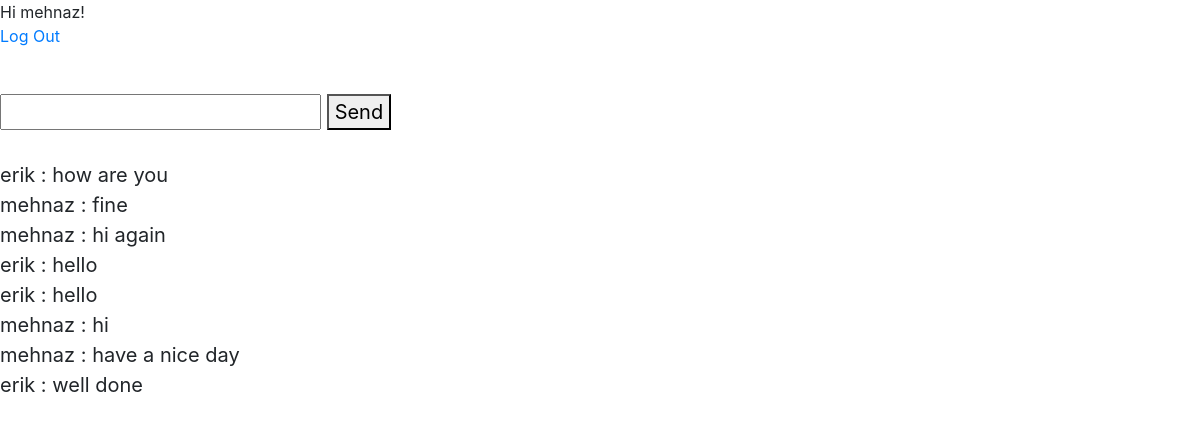
The app's page /room/chat_2/ (signed in) with its own data.
### chatapp/models.py (models this page shows, shortened)
class Message(models.Model):
    content = models.TextField()
    user = models.ForeignKey(User,on_delete=models.CASCADE)
    room = models.ForeignKey(Room,on_delete=models.CASCADE)

### chatapp/views.py (the view)
# urls.py: path('room/<str:slug>/', views.room, name="room"),
def room(request, slug):
    room = Room.objects.get(slug=slug)
    messages = Message.objects.filter(room=room)
    context = {'room':room, 'messages':messages}
    return render(request, 'room.html', context)

### templates/room.html (shortened to what this page needs)
{% extends "base.html" %}
{% block content %}
{% if user.is_authenticated %}
  Hi {{ user.username }}!
  <p><a href="{% url 'logout' %}">Log Out</a></p>
  <div class="chat__item__container" id="id_chat_item_container" style="font-size: 20px">
    <br />
    <input type="text" id="id_message_send_input" />
    <button type="submit" id="id_message_send_button">Send</button>
    <br />
    <br />
    {% for message in messages %}
    {{message.user.username}} : {{message.content}}<br />
    {% endfor %}
</div>
{% else %}
  <p>You are not logged in</p>
  <a href="{% url 'login' %}">Log In</a>
{% endif %}
{% endblock %}

### templates/base.html (shortened to what this page needs)
<!doctype html>
<html lang="en">
  <head>
    <link rel="stylesheet" href="https://cdn.jsdelivr.net/npm/bootstrap@4.4.1/dist/css/bootstrap.min.css">
  </head>
  <body>
    <main>
      {% block content %}
      {% endblock %}
    </main>
  </body>
</html>

### records on screen
Message: user.username "erik", content "how are you"
Message: user.username "mehnaz", content "fine"
Message: user.username "mehnaz", content "hi again"
Message: user.username "erik", content "hello"
Message: user.username "erik", content "hello"
Message: user.username "mehnaz", content "hi"
Message: user.username "mehnaz", content "have a nice day"
Message: user.username "erik", content "well done"

### other values on screen
{{ user.username }} "mehnaz"
